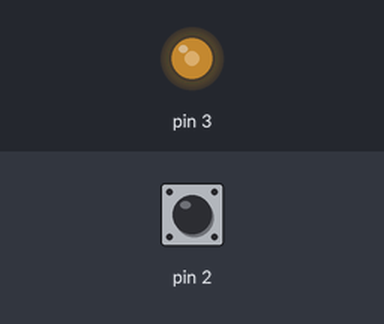
Simulated run of this sketch. Board: Arduino Uno, built with avr-gcc and run on an emulated ATmega328P. On the bench: output pins drawn as LEDs (lit = HIGH). The inputs (shaded band) are chosen by the test bench; at power-on: pin 2 HIGH.

Above: at 1.24 s.
1.3 s: pin 2 pulled LOW for 0.15 s
2.9 s: pin 2 pulled LOW for 1 s
At 3.35 s:
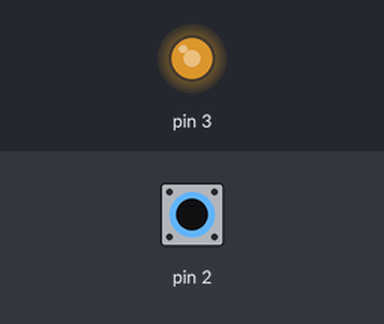
At 3.95 s:
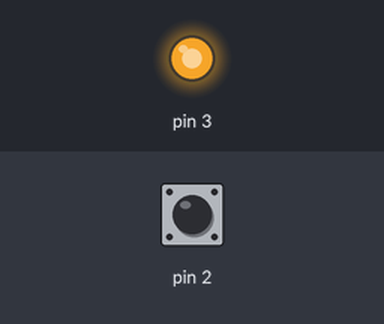
Timing chart, 0 to 12.2 s (numbered marks = the images above; inputs shaded):
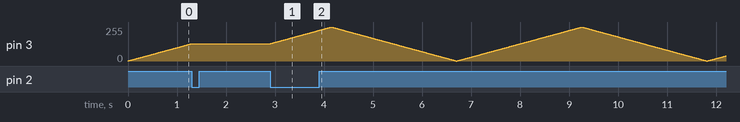

Measured:
- after the input at 1.3 s, pin 3: stays 130/255 (without the input it goes to 131/255 after 0.00 s)

The sketch:

DU01.ino
```cpp
byte LED = 0;
byte tlacitko_predchozi = HIGH;
bool stav = HIGH;
bool pridat = HIGH;

void setup() {
  // nastaveni pinu pro tlacitko s internim pullup rezistorem
  pinMode(2, INPUT_PULLUP);
  // nastaveni pinu pro LED s moznosti PWM (vlnka u cisla pinu)
  pinMode(3, OUTPUT);
}

void loop() {
  // detekce kratkodobeho stiknuti tlacitka
  byte tlacitko = digitalRead(2);
  if (tlacitko == LOW && tlacitko_predchozi == HIGH) {
    // zmena stavu
    stav = !stav;
  }
  // ulozeni soucasne hodnoty tlacitka do pameti
  tlacitko_predchozi = tlacitko;
  // pokud je stav log. 1, bude cyklovat intenzita sviceni LED
  if (stav == HIGH) {
    // jestlize je pridat v log. 1, bude se intenzita zvetsovat, jinak se bude zmensovat
    if (pridat == HIGH) {
      LED++;
    } else {
      LED--;
    }
    // pri dosazeni max. intenzity (255) dojde ke zmene promenne udavajici rust/klesani intenzity
    if (LED == 255) {
      pridat = LOW;
    }
    if (LED == 0) {
      pridat = HIGH;
    }
    // nastavit intenzitu LED
    analogWrite(3, LED);
  }
  // chvili pockat
  delay(10);
}
```
